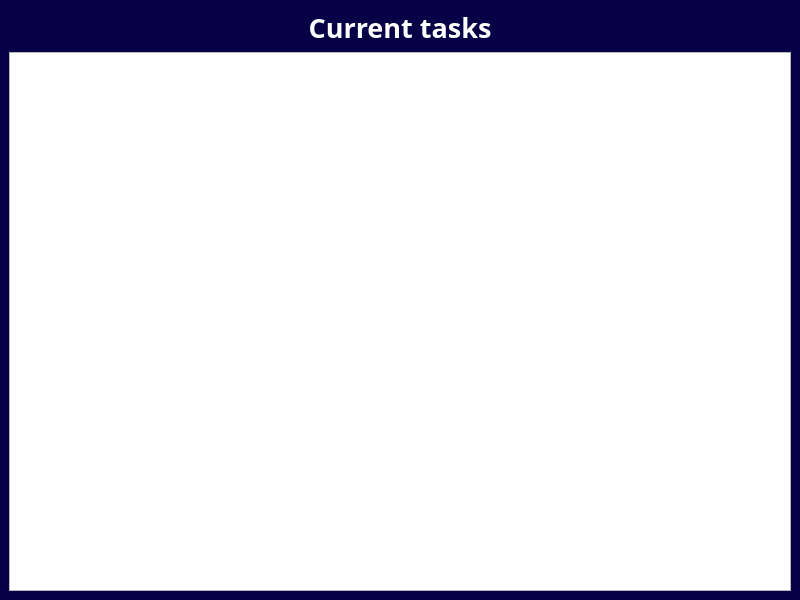
<?xml version="1.0" encoding="UTF-8"?>
<ui version="4.0">
 <class>MainWindow</class>
 <widget class="QMainWindow" name="MainWindow">
  <property name="geometry">
   <rect>
    <x>0</x>
    <y>0</y>
    <width>800</width>
    <height>600</height>
   </rect>
  </property>
  <property name="windowTitle">
   <string>MainWindow</string>
  </property>
  <property name="styleSheet">
   <string notr="true">QMainWindow {
	background-color: rgb(8, 0, 71);
	color: white
}

QLabel {
	color: white;
}

QPushButton {
	background-color: #1a1b25;
	color: cyan;
}

QPushButton:hover {
	background-color: #016064;
}</string>
  </property>
  <widget class="QWidget" name="centralwidget">
   <layout class="QVBoxLayout" name="verticalLayout">
    <item>
     <widget class="QLabel" name="label">
      <property name="font">
       <font>
        <family>Ubuntu Mono</family>
        <pointsize>20</pointsize>
        <bold>true</bold>
       </font>
      </property>
      <property name="text">
       <string>Current tasks</string>
      </property>
      <property name="alignment">
       <set>Qt::AlignCenter</set>
      </property>
     </widget>
    </item>
    <item>
     <widget class="QTextBrowser" name="textBrowser"/>
    </item>
   </layout>
  </widget>
 </widget>
 <resources/>
 <connections/>
</ui>
